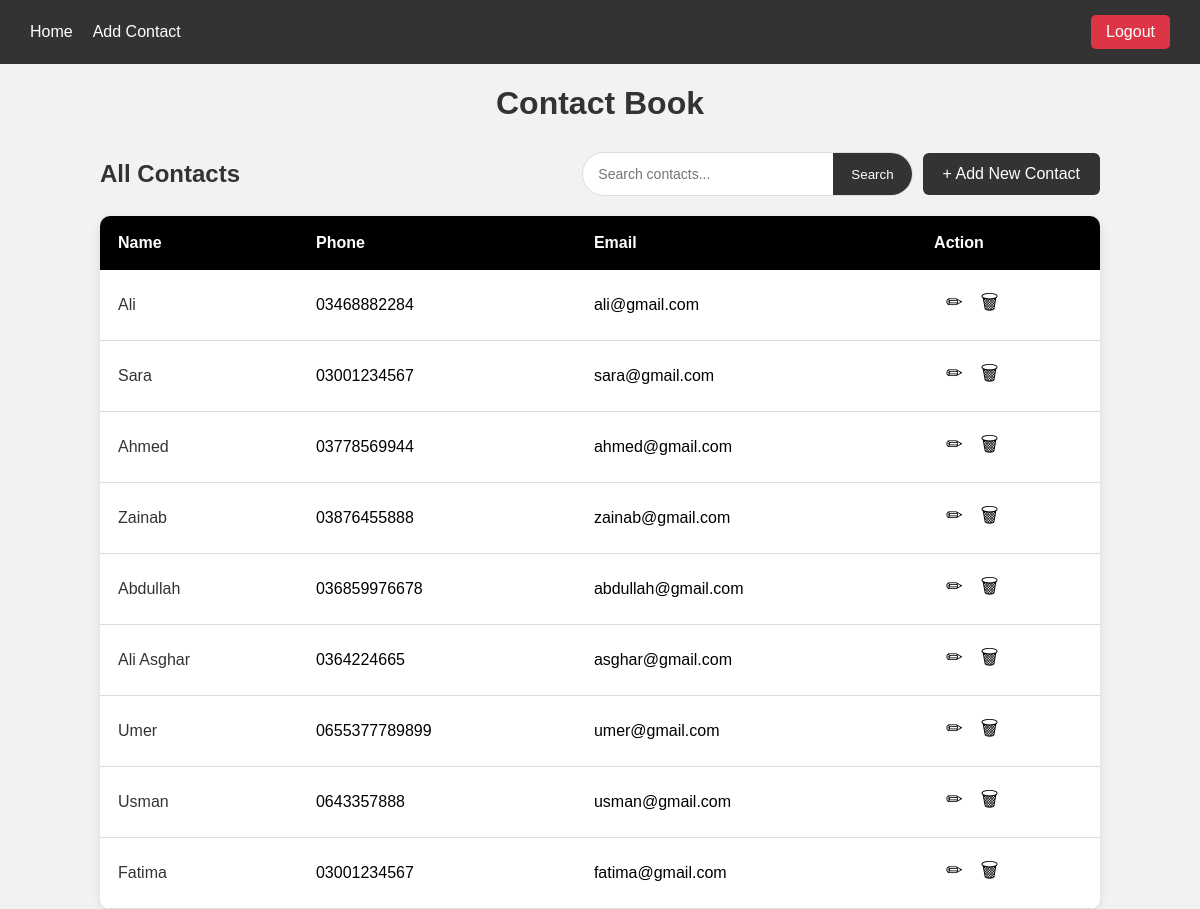
/contact-list/ (signed in), run on the app's committed database.
### contacts/models.py (models this page shows, shortened)
class Contact(models.Model):
    name = models.CharField(max_length=100)
    phone = models.CharField(max_length=20)
    email = models.EmailField(blank=True)
    address = models.TextField(blank=True)

### contacts/views.py (the view)
# urls.py: path('contact-list/', views.listing, name='listing'),
@login_required
def listing(request):
    query = request.GET.get('q', '')
    if query:
        contacts = Contact.objects.filter(
            name__icontains=query
        ) | Contact.objects.filter(
            phone__icontains=query
        ) | Contact.objects.filter(
            email__icontains=query
        )
    else:
        contacts = Contact.objects.all()
    return render(request, 'contacts/listing.html', {
        'contacts': contacts,
        'query': query
    })

### contacts/templates/contacts/listing.html (shortened to what this page needs)
{% extends 'wrapper.html' %}
{% block content %}
<h1>Contact Book</h1>
<div class="top-bar">
    <h2 class="all-contacts-title">
        All Contacts
    </h2>
    <div class="right-section">
        <form method="GET" class="search-form">
            <input
                type="text"
                name="q"
                placeholder="Search contacts..."
                value="{{ query }}"
            >
            <button type="submit">
                Search
            </button>
        </form>
        <a href="{% url 'contact_list' %}" class="add-btn">
            + Add New Contact
        </a>
    </div>
</div>
<div class="table-container">
    {% if contacts %}
        <table>
            <thead>
                <tr>
                    <th>Name</th>
                    <th>Phone</th>
                    <th>Email</th>
                    <th>Action</th>
                </tr>
            </thead>
            <tbody>
                {% for contact in contacts %}
                    <tr>
                        <td>
                            <a
                                href="{% url 'contact_detail' contact.id %}"
                                class="contact-link"
                            >
                                {{ contact.name }}
                            </a>
                        </td>
                        <td>
                            {{ contact.phone }}
                        </td>
                        <td>
                            {{ contact.email }}
                        </td>
                        <td class="actions">
                            <a
                                href="{% url 'edit_contact' contact.id %}"
                                class="icon-btn"
                                title="Edit Contact"
                            >
                                ✏
                            </a>
                            <a
                                href="{% url 'delete_contact' contact.id %}"
                                class="icon-btn"
                                title="Delete Contact"
                                onclick="return confirm('Are you sure you want to delete this contact?');"
                            >
                                🗑
                            </a>
                        </td>
                    </tr>
                {% endfor %}
            </tbody>
        </table>
    {% else %}
        <p class="empty-message">
            No contacts found.
        </p>
    {% endif %}
</div>
{% endblock %}

### contacts/templates/wrapper.html (shortened to what this page needs)
<!DOCTYPE html>
<html>
<head>
</head>
<body>
    <nav>
        <div class="nav-left">
            <a href="{% url 'listing' %}">
                Home
            </a>
            {% if user.is_authenticated %}
                <a href="{% url 'contact_list' %}">
                    Add Contact
                </a>
            {% endif %}
        </div>
        {% if user.is_authenticated %}
            <div class="nav-right">
                <a href="{% url 'logout' %}" class="logout-btn">
                    Logout
                </a>
            </div>
        {% endif %}
    </nav>
    {% block content %}
    {% endblock %}
</body>
</html>

### contacts/templates/wrapper.html (style rules this page uses)
body { font-family: Arial, sans-serif; background-color: #f2f2f2; margin: 0; padding: 0; }
nav { background-color: #333; padding: 15px 30px; display: flex; align-items: center; justify-content: space-between; position: sticky; top: 0; z-index: 1000; }
.nav-left { display: flex; align-items: center; gap: 20px; }
.nav-right { display: flex; align-items: center; }
nav a { color: white; text-decoration: none; }
.logout-btn { background-color: #dc3545; color: white; padding: 8px 15px; border-radius: 5px; text-decoration: none; }

### contacts/templates/contacts/listing.html (style rules this page uses)
h1 { text-align: center; color: #333; margin-bottom: 30px; }
.top-bar { max-width: 1000px; margin: 0 auto 20px; display: flex; justify-content: space-between; align-items: center; }
.all-contacts-title { margin: 0; color: #333; font-size: 24px; }
.add-btn { display: inline-block; padding: 12px 20px; background-color: #333; color: white; text-decoration: none; border-radius: 6px; }
.search-form { display: flex; align-items: center; border: 1px solid #ddd; border-radius: 25px; background: white; overflow: hidden; height: 42px; }
.search-form input { border: none; outline: none; padding: 0 15px; width: 220px; font-size: 14px; background: transparent; }
.search-form button { border: none; background: #333; color: white; height: 100%; padding: 0 18px; cursor: pointer; }
.right-section { display: flex; align-items: center; gap: 10px; }
.table-container { max-width: 1000px; margin: auto; background-color: white; border-radius: 10px; overflow-x: auto; box-shadow: 0 3px 10px rgba(0, 0, 0, 0.1); }
table { width: 100%; border-collapse: collapse; min-width: 700px; }
th { background-color: #000; color: white; padding: 18px; text-align: left; font-size: 16px; }
td { padding: 18px; border-bottom: 1px solid #ddd; font-size: 16px; }
.actions { white-space: nowrap; }
.icon-btn { color: black; text-decoration: none; font-size: 20px; margin-left: 12px; }
.contact-link { color: #333; text-decoration: none; font-weight: 500; }

### data on the page
Contact: name "Ali", phone "03468882284", email "ali@gmail.com"
Contact: name "Sara", phone "03001234567", email "sara@gmail.com"
Contact: name "Ahmed", phone "03778569944", email "ahmed@gmail.com"
Contact: name "Zainab", phone "03876455888", email "zainab@gmail.com"
Contact: name "Abdullah", phone "036859976678", email "abdullah@gmail.com"
Contact: name "Ali Asghar", phone "0364224665", email "asghar@gmail.com"
Contact: name "Umer", phone "0655377789899", email "umer@gmail.com"
Contact: name "Usman", phone "0643357888", email "usman@gmail.com"
Contact: name "Fatima", phone "03001234567", email "fatima@gmail.com"
